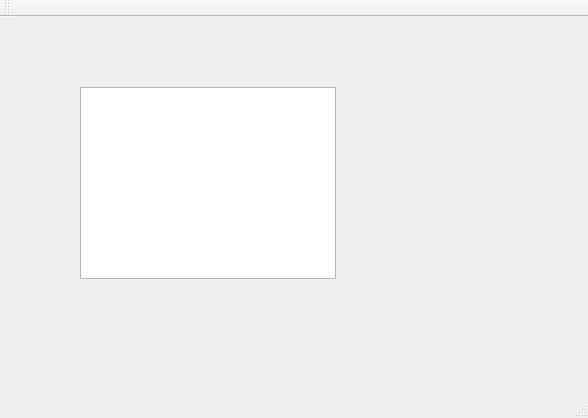
<?xml version="1.0" encoding="UTF-8"?>
<ui version="4.0">
 <class>M</class>
 <widget class="QMainWindow" name="M">
  <property name="geometry">
   <rect>
    <x>0</x>
    <y>0</y>
    <width>588</width>
    <height>418</height>
   </rect>
  </property>
  <property name="windowTitle">
   <string>M</string>
  </property>
  <widget class="QWidget" name="centralWidget">
   <widget class="QTableView" name="tableView">
    <property name="geometry">
     <rect>
      <x>80</x>
      <y>70</y>
      <width>256</width>
      <height>192</height>
     </rect>
    </property>
   </widget>
  </widget>
  <widget class="QMenuBar" name="menuBar">
   <property name="geometry">
    <rect>
     <x>0</x>
     <y>0</y>
     <width>588</width>
     <height>21</height>
    </rect>
   </property>
  </widget>
  <widget class="QToolBar" name="mainToolBar">
   <attribute name="toolBarArea">
    <enum>TopToolBarArea</enum>
   </attribute>
   <attribute name="toolBarBreak">
    <bool>false</bool>
   </attribute>
  </widget>
  <widget class="QStatusBar" name="statusBar"/>
 </widget>
 <layoutdefault spacing="6" margin="11"/>
 <resources/>
 <connections/>
</ui>
